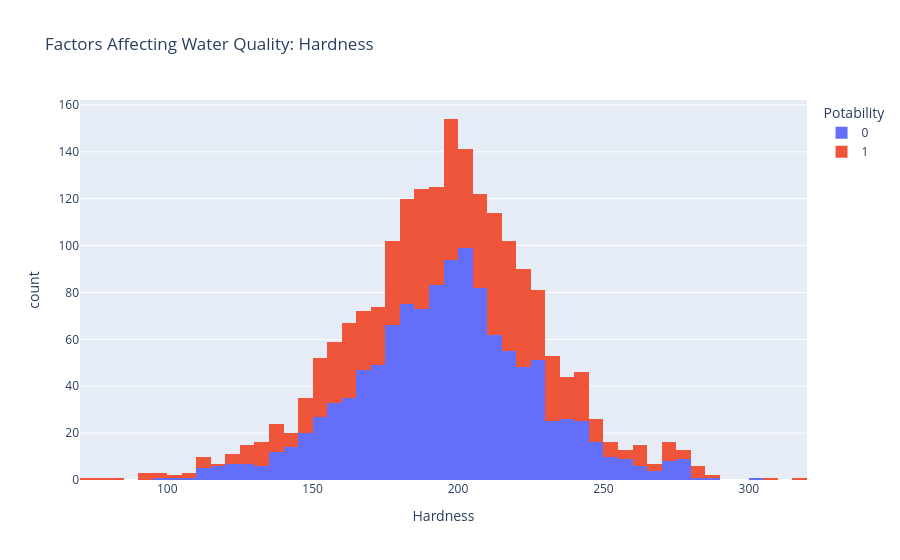

The code cell stored with this chart in its notebook:
### Code cell
figure = px.histogram(data, x = "Hardness", 
                      color = "Potability", 
                      title= "Factors Affecting Water Quality: Hardness")
figure.show()

### Figure 1 — Plotly figure (JSON) as saved in the notebook; plotly's stock layout.template omitted (floating-point values rounded to 4 significant figures; data arrays with more than 128 entries replaced by an {"elided": "..."} marker saying what was removed)
{"data": [{"bingroup": "x", "hovertemplate": "Potability=0<br>Hardness=%{x}<br>count=%{y}<extra></extra>", "legendgroup": "0", "marker": {"color": "#636efa", "pattern": {"shape": ""}}, "name": "0", "orientation": "v", "showlegend": true, "type": "histogram", "x": {"elided": "1200 float values"}, "xaxis": "x", "yaxis": "y"}, {"bingroup": "x", "hovertemplate": "Potability=1<br>Hardness=%{x}<br>count=%{y}<extra></extra>", "legendgroup": "1", "marker": {"color": "#EF553B", "pattern": {"shape": ""}}, "name": "1", "orientation": "v", "showlegend": true, "type": "histogram", "x": {"elided": "811 float values"}, "xaxis": "x", "yaxis": "y"}], "layout": {"barmode": "relative", "legend": {"title": {"text": "Potability"}, "tracegroupgap": 0}, "title": {"text": "Factors Affecting Water Quality: Hardness"}, "xaxis": {"anchor": "y", "domain": [0, 1], "title": {"text": "Hardness"}}, "yaxis": {"anchor": "x", "domain": [0, 1], "title": {"text": "count"}}}}
